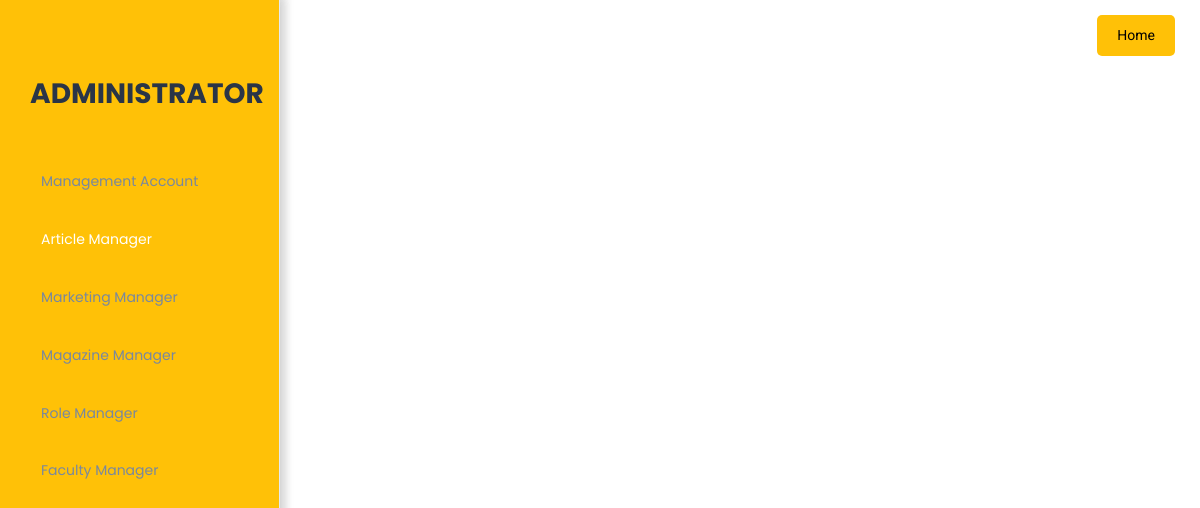
The app's page /Adminitrator/UI/html/articles.php (signed in), older data.
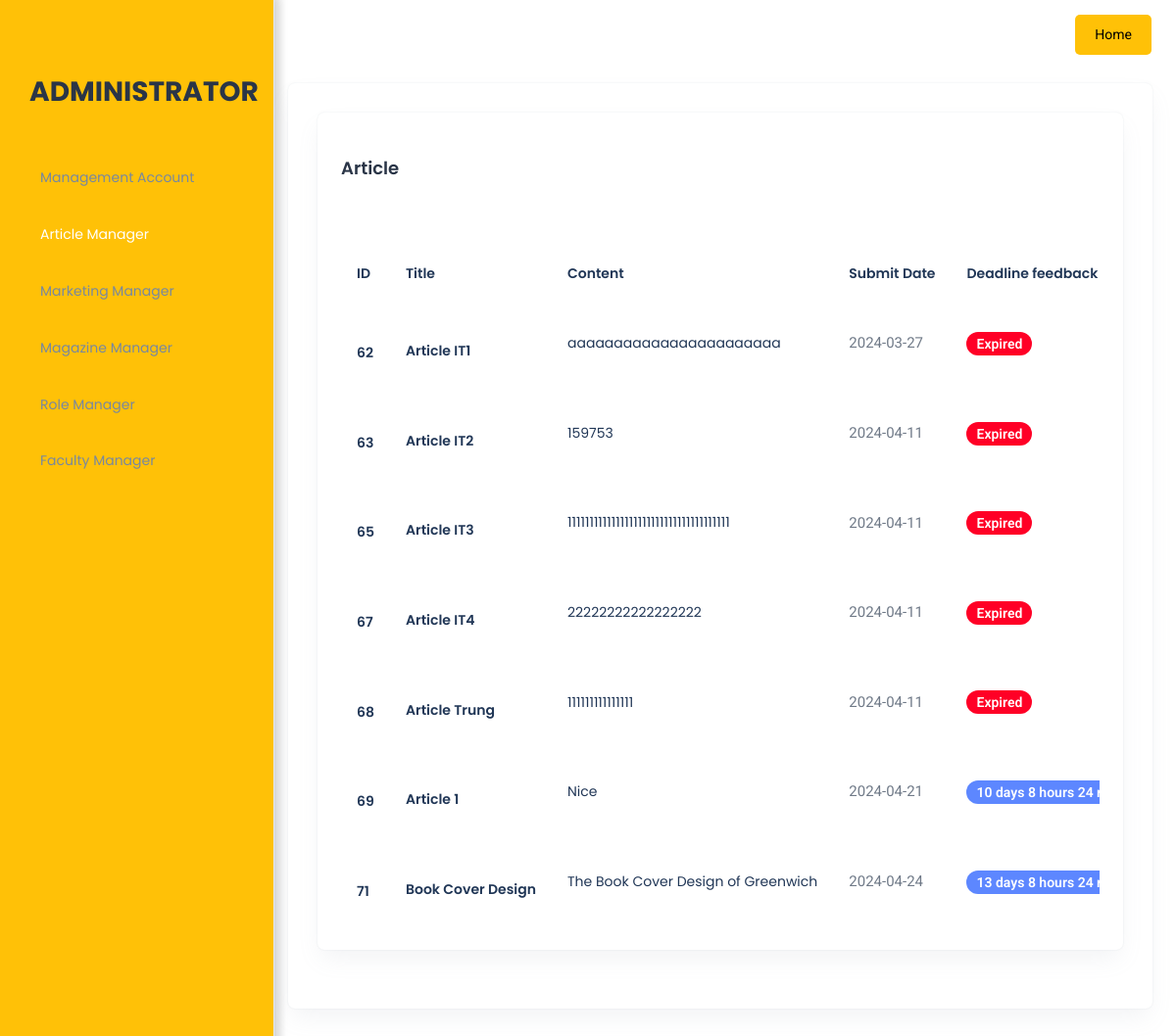
The same page, newer data.
### tables this page shows
CREATE TABLE `roles` (
  `roleId` int(11) NOT NULL,
  `roleName` varchar(50) NOT NULL
);

CREATE TABLE `articles` (
  `articleId` int(11) NOT NULL,
  `title` varchar(255) DEFAULT NULL,
  `content` text DEFAULT NULL,
  `submitDate` date DEFAULT current_timestamp(),
  `status` int(11) DEFAULT 0,
  `authorId` int(11) DEFAULT NULL,
  `magazineId` int(11) DEFAULT NULL,
  `image` varchar(255) DEFAULT NULL,
  `showStatus` int(11) DEFAULT 0,
  `publicDate` date DEFAULT NULL
);

### permissions.php (called while the page is built, shortened)
<?php
function getUserRole($conn)
{
    include_once ("connect.php");
    if (isset ($_SESSION['userid'])) {
        $userId = $_SESSION['userid'];
        $sql = "SELECT roleId FROM users WHERE userId = $userId";
        $result = $conn->query($sql);
        if ($result->num_rows > 0) {
            $row = $result->fetch_assoc();
            $roleId = $row['roleId'];
            $sql = "SELECT roleName FROM roles WHERE roleId = $roleId";
            $result = $conn->query($sql);
            if ($result->num_rows > 0) {
                $row = $result->fetch_assoc();
                return $row['roleName'];
            } else {
                return "Guest";
            }
        } else {
            return "Guest";
        }
    } else {
        return "Guest";
    }
}
?>

### Adminitrator/UI/html/articles.php (the view, shortened to what this page needs)
<?php
include_once('../../../connect.php');
require_once '../../../permissions.php';
?>
<!doctype html>
<html lang="en">
<head>
    <link rel="stylesheet" href="../assets/css/styles.min.css" />
    <link rel="stylesheet" href="../assets/css/dataTables.bootstrap4.css">
</head>
<body>
    <div class="page-wrapper" id="main-wrapper" data-layout="vertical" data-navbarbg="skin6" data-sidebartype="full" data-sidebar-position="fixed" data-header-position="fixed">
        <aside class="left-sidebar">
            <div>
                <div class="brand-logo d-flex align-items-center justify-content-between">
                    <a href="./index.html" class="text-nowrap logo-img">
                    </a>
                </div>
                <?php
                include_once("sidebar.php");
                ?>
            </div>
        </aside>
        <div class="body-wrapper">
            <?php
            include_once("header.php");
            ?>
            <?php
            $userId = $_SESSION['userid'];
            $sql = "SELECT a.*, u.facultyId AS authorFacultyId, f.facultyName AS authorFacultyName
        FROM articles a
        INNER JOIN users u ON a.authorId = u.userId
        INNER JOIN faculties f ON u.facultyId = f.facultyId
        WHERE u.facultyId = (SELECT facultyId FROM users WHERE userId = '$userId')";
            $result = $conn->query($sql);
            if ($result->num_rows > 0) {
                echo '<div class="container-fluid">';
                echo '<div class="card">';
                echo '<div class="card-body">';
                echo '<div class="row">';
                echo '<div class="col-lg-12 d-flex align-items-stretch">';
                echo '<div class="card w-100">';
                echo '<div class="card-body p-4">';
                echo '<h5 class="card-title fw-semibold mb-4">Article</h5>';
                echo '<br>';
                echo '<div class="table-responsive">';
                echo '<table id="dataTableExample" class="table text-nowrap mb-0 align-middle">';
                echo '<thead class="text-dark fs-4">';
                echo '<tr>';
                echo '<th class="border-bottom-0"><h6 class="fw-semibold mb-0">ID</h6></th>';
                echo '<th class="border-bottom-0"><h6 class="fw-semibold mb-0">Title</h6></th>';
                echo '<th class="border-bottom-0"><h6 class="fw-semibold mb-0">Content</h6></th>';
                echo '<th class="border-bottom-0"><h6 class="fw-semibold mb-0">Submit Date</h6></th>';
                echo '<th class="border-bottom-0"><h6 class="fw-semibold mb-0">Deadline feedback</h6></th>';
                echo '</tr>';
                echo '</thead>';
                echo '<tbody>';
                while ($row = $result->fetch_assoc()) {
                    $submitDate = strtotime($row["submitDate"]);
                    $deadline = strtotime('tomorrow', strtotime('+14 days', $submitDate)) - 1;
                    $currentDate = time();
                    $remainingTime = $deadline - $currentDate;
                    $remainingDays = floor($remainingTime / (60 * 60 * 24));
                    $remainingHours = floor(($remainingTime % (60 * 60 * 24)) / (60 * 60));
                    $remainingMinutes = floor(($remainingTime % (60 * 60)) / 60);
                    $remainingResult =  "$remainingDays" . ' days ' . "$remainingHours" . ' hours ' . "$remainingMinutes" . ' minutes left';
                    if ($remainingDays > 5) {
                        $colorClass = 'bg-primary';
                    } elseif ($remainingDays > 0) {
                        $colorClass = 'bg-warning';
                        $colorButton = 'btn-warning';
                        $lockButton = '';
                    } else {
                        $colorClass = 'bg-danger';
                        $remainingResult = "Expired";
                    }
                    echo '<tr>';
                    echo '<td class="border-bottom-0"><h6 class="fw-semibold mb-0">' . $row["articleId"] . '</h6></td>';
                    echo '<td class="border-bottom-0"><h6 class="fw-semibold mb-1">' . $row["title"] . '</h6></td>';
                    echo '<td class="border-bottom-0"><h6 class="fw-normal">' . $row["content"] . '</h6></td>';
                    echo '<td class="border-bottom-0"><p class="mb-0 fw-normal">' . $row["submitDate"] . '</p></td>';
                    echo '<td class="border-bottom-0"><div class="d-flex align-items-center gap-2" ><span class="badge ' . $colorClass . ' rounded-3 fw-semibold style="background-color:red;"">' . $remainingResult . ' </span></div></td>';
            ?>
            <?php
                    echo '</tr>';
                }
                echo '</tbody>';
                echo '</table>';
                echo '</div>';
                echo '</div>';
                echo '</div>';
                echo '</div>';
                echo '</div>';
                echo '</div>';
                echo '</div>';
                echo '</div>';
            } else {
                echo "No Data";
            }
            ?>
        </div>
    </div>
</body>
</html>

### Adminitrator/UI/html/sidebar.php (shortened to what this page needs)
<head>
  <link rel="stylesheet" href="https://pro.fontawesome.com/releases/v5.10.0/css/all.css" />
  <link rel="stylesheet" href="style.css">
</head>
<?php
include_once("../../../connect.php");
include_once("../../../permissions.php");
$userRole = getUserRole($conn);
function checkUserRole($role, $allowedRoles)
{
  return in_array($role, $allowedRoles);
}
$menuItems = array(
  array("name" => "Dashboard", "link" => "index.php", "allowedRoles" => ["Marketing Coordinator", "Marketing Manager", "Administrator,","Guest"]),
  array("name" => "Management Account", "link" => "approveAccount.php", "allowedRoles" => ["Administrator"]),
  array("name" => "Article Manager", "link" => "articles.php", "allowedRoles" => ["Marketing Coordinator", "Administrator"]),
  array("name" => "Marketing Manager", "link" => "marketingManager.php", "allowedRoles" => ["Marketing Coordinator", "Marketing Manager", "Administrator"]),
  array("name" => "Magazine Manager", "link" => "magazine.php", "allowedRoles" => ["Administrator"]),
  array("name" => "Role Manager", "link" => "rolemanager.php", "allowedRoles" => ["Administrator"]),
  array("name" => "Faculty Manager", "link" => "faculty.php", "allowedRoles" => ["Administrator"])
);
?>
<aside class="left-sidebar">
  <div class="sidebar-scroll">
    <nav class="sidebar-nav">
      <ul id="sidebarnav" class="navbar-nav">
        <li class="nav-item nav-small-cap">
          <h2 class="text-dark"><?= $userRole ?></h2>
        </li>
        <?php foreach ($menuItems as $menuItem) : ?>
          <?php if (checkUserRole($userRole, $menuItem["allowedRoles"])) : ?>
            <li class="nav-item">
              <a class="nav-link" href="<?= $menuItem["link"]; ?>" aria-expanded="false">
                <span class="hide-menu"><?= $menuItem["name"]; ?></span>
              </a>
            </li>
          <?php endif; ?>
        <?php endforeach; ?>
      </ul>
    </nav>
  </div>
</aside>

### Adminitrator/UI/html/header.php (shortened to what this page needs)
<body>
<header class="app-header">
    <nav class="navbar navbar-expand-lg navbar-light">
        <div class="navbar-collapse justify-content-end px-0" id="navbarNav">
            <ul class="navbar-nav flex-row ms-auto align-items-center justify-content-end">
                <a href="../../../index.php" target="_blank" class="btn btn-primary">Home</a>
            </ul>
        </div>
    </nav>
</header>
</body>

### css/style.css (style rules this page uses)
body { color: #8F9BAD; background-color: #fff; font-family: "Roboto", sans-serif; font-size: 15px; line-height: 1.7; overflow-x: hidden; -webkit-font-smoothing: antialiased; -moz-osx-font-smoothing: grayscale; }
h1, h2, h3, h4, h5, h6 { color: #203656; font-family: "Poppins", sans-serif; font-weight: 700; line-height: 1.4; margin: 20px 0; }
a { color: #FE4F70; outline: 0; text-decoration: none; -webkit-transition: all 0.2s ease-in-out; -moz-transition: all 0.2s ease-in-out; transition: all 0.2s ease-in-out; }
.table { color: #707a88; }
.navbar { padding: 0; }
.navbar-nav { font-family: "Poppins", sans-serif; font-size: 14px; }
.navbar-nav .nav-link { padding: 0.439rem 1rem; color: #79889e; }
.btn { color: #FFF; border: 0; border-radius: 25px; font-family: "Roboto", sans-serif; font-size: 14px; font-weight: 400; overflow: hidden; position: relative; display: inline-block; vertical-align: middle; white-space: nowrap; text-align: center; -webkit-transition: all 0.3s ease-in-out; -moz-transition: all 0.3s ease-in-out; transition: all 0.3s ease-in-out; }

### Adminitrator/UI/html/sidebar.php (style rules this page uses)
.left-sidebar { position: fixed; top: 0; left: 0; width: 280px; height: 100%; background-color: #ffc107; color: #fff; box-shadow: 0 0 10px 5px rgba(0, 0, 0, 0.1); z-index: 1000; transition: width 0.3s ease; }
.sidebar-scroll { height: 100%; overflow-y: auto; }
.sidebar-nav { padding-top: 20px; }
.navbar-nav { padding-left: 15px; }
.nav-item { padding: 10px 0; }
.nav-link { color: #000; display: block; padding: 10px 20px; transition: background-color 0.3s; }
.nav-small-cap { padding: 10px 0 20px 15px; font-weight: bold; color: #ccc; }
.text-dark { color: #ccc; }
.hide-menu { margin-left: 10px; }

### Adminitrator/UI/html/header.php (style rules this page uses)
.btn-primary { background-color: #ffc107; color: #000; padding: 10px 20px; border: none; border-radius: 5px; text-decoration: none; transition: background-color 0.3s ease; }

Row changes from the older to the newer data that the page shows:
added articles: articleId "62", title "Article IT1", content "aaaaaaaaaaaaaaaaaaaaaaa", submitDate "2024-03-27", submitDate "Expired"
added articles: articleId "63", title "Article IT2", content "159753", submitDate "2024-04-11", submitDate "Expired"
added articles: articleId "65", title "Article IT3", content "1111111111111111111111111111111111111", submitDate "2024-04-11", submitDate "Expired"
added articles: articleId "67", title "Article IT4", content "22222222222222222", submitDate "2024-04-11", submitDate "Expired"
added articles: articleId "68", title "Article Trung", content "111111111111111", submitDate "2024-04-11", submitDate "Expired"
added articles: articleId "69", title "Article 1", content "Nice", submitDate "2024-04-21", submitDate "10 days 8 hours 24…"
added articles: articleId "71", title "Book Cover Design", content "The Book Cover Design of Greenwich", submitDate "2024-04-24", submitDate "13 days 8 hours 24…"
Text that changed along with them:
text now shown: "Article ID Title Content Submit Date Deadline feedback"
